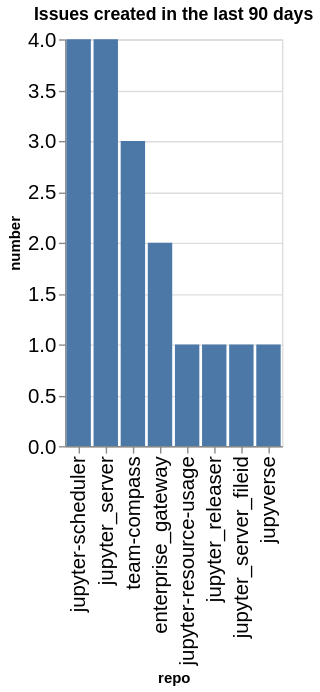

Notebook code for this chart:
### Code cell
created_counts = created.groupby(['org', 'repo']).count()['number'].reset_index()
created_counts['org/repo'] = created_counts.apply(lambda a: a['org'] + '/' + a['repo'], axis=1)
sorted_vals = created_counts.sort_values(['org', 'number'], ascending=False)['repo'].values
alt.Chart(data=created_counts, title=f"Issues created in the last {n_days} days").mark_bar().encode(
    x=alt.X('repo', sort=alt.Sort(sorted_vals.tolist())),
    y='number',
)

### Figure 1 — Vega-Lite specification as saved in the notebook (floating-point values rounded to 4 significant figures)
{"config": {"axisLeft": {"labelFontSize": 15}, "axisBottom": {"labelFontSize": 15}}, "data": {"name": "data-11e39d924c555fefc083948a113364ec"}, "mark": {"type": "bar"}, "encoding": {"x": {"field": "repo", "sort": ["jupyter-scheduler", "jupyter_server", "team-compass", "enterprise_gateway", "jupyter-resource-usage", "jupyter_releaser", "jupyter_server_fileid", "jupyverse"], "type": "nominal"}, "y": {"field": "number", "type": "quantitative"}}, "title": "Issues created in the last 90 days", "$schema": "https://vega.github.io/schema/vega-lite/v5.20.1.json", "datasets": {"data-11e39d924c555fefc083948a113364ec": [{"org": "jupyter-server", "repo": "enterprise_gateway", "number": 2, "org/repo": "jupyter-server/enterprise_gateway"}, {"org": "jupyter-server", "repo": "jupyter-resource-usage", "number": 1, "org/repo": "jupyter-server/jupyter-resource-usage"}, {"org": "jupyter-server", "repo": "jupyter-scheduler", "number": 4, "org/repo": "jupyter-server/jupyter-scheduler"}, {"org": "jupyter-server", "repo": "jupyter_releaser", "number": 1, "org/repo": "jupyter-server/jupyter_releaser"}, {"org": "jupyter-server", "repo": "jupyter_server", "number": 4, "org/repo": "jupyter-server/jupyter_server"}, {"org": "jupyter-server", "repo": "jupyter_server_fileid", "number": 1, "org/repo": "jupyter-server/jupyter_server_fileid"}, {"org": "jupyter-server", "repo": "jupyverse", "number": 1, "org/repo": "jupyter-server/jupyverse"}, {"org": "jupyter-server", "repo": "team-compass", "number": 3, "org/repo": "jupyter-server/team-compass"}]}}
